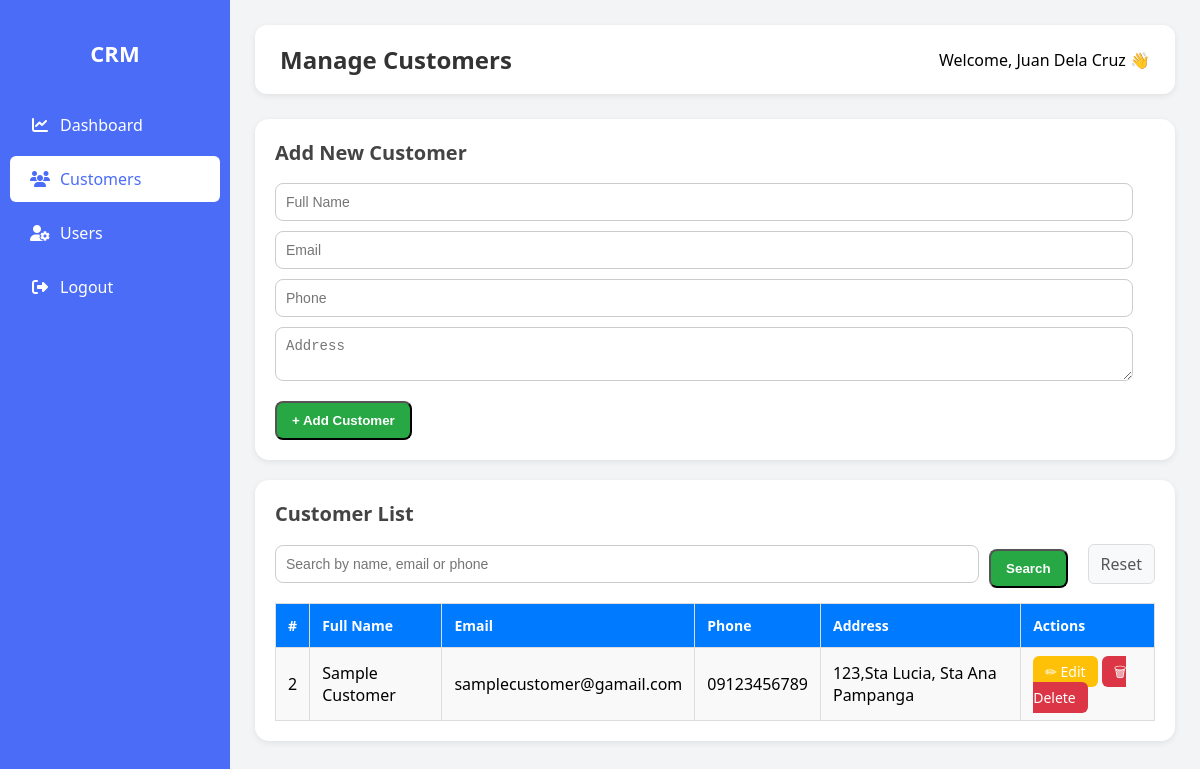
The app's page /customers.php (signed in) with its own data.
### tables this page shows
CREATE TABLE `customers` (
  `id` int(11) NOT NULL,
  `name` varchar(100) NOT NULL,
  `email` varchar(100) DEFAULT NULL,
  `phone` varchar(20) DEFAULT NULL,
  `address` text DEFAULT NULL,
  `created_at` timestamp NOT NULL DEFAULT current_timestamp()
);

### customers.php (the view, shortened to what this page needs)
<?php
include 'config.php';
$user_id = $_SESSION['user_id'];
$sql = "SELECT role FROM users WHERE id='$user_id' LIMIT 1";
$result = $conn->query($sql);
$user    = $result->fetch_assoc();
$role    = $user['role'];
if (isset($_GET['search']) && !empty($_GET['search'])) {
    $search = "%" . $_GET['search'] . "%";
    $stmt = $conn->prepare("SELECT * FROM customers WHERE name LIKE ? OR email LIKE ? OR phone LIKE ? ORDER BY id DESC");
    $stmt->bind_param("sss", $search, $search, $search);
    $stmt->execute();
    $result = $stmt->get_result();
    $stmt->close();
} else {
    $result = $conn->query("SELECT * FROM customers ORDER BY id DESC");
}
?>
<!DOCTYPE html>
<html lang="en">
<head>
    <link rel="stylesheet" href="https://cdnjs.cloudflare.com/ajax/libs/font-awesome/6.4.0/css/all.min.css">
</head>
<body>
    <div class="sidebar">
    <h2>CRM</h2>
     <a href="dashboard.php"><i class="fas fa-chart-line"></i> <span>Dashboard</span></a>
    <a href="customers.php" class="active"><i class="fas fa-users"></i> Customers</a>
    <?php if ($role === 'admin'): ?>
       <a href="users.php"><i class="fas fa-user-cog"></i> <span>Users</span></a>
    <?php endif; ?>
    <a href="logout.php"><i class="fas fa-sign-out-alt"></i> <span>Logout</span></a>
    </div>
    <div class="main-content">
        <div class="header">
            <h2>Manage Customers</h2>
            <span>Welcome, <?= htmlspecialchars($_SESSION['name']); ?> 👋</span>
        </div>
        <div class="card">
            <h3>Add New Customer</h3>
            <form method="POST">
                <input type="text" name="name" placeholder="Full Name" required><br>
                <input type="email" name="email" placeholder="Email"><br>
                <input type="text" name="phone" placeholder="Phone"><br>
                <textarea name="address" placeholder="Address"></textarea><br>
                <button type="submit" name="add_customer" class="btn-add">+ Add Customer</button>
            </form>
        </div>
        <div class="card">
            <h3>Customer List</h3>
            <form method="GET" class="search-bar">
                <input type="text" name="search" placeholder="Search by name, email or phone" value="<?= isset($_GET['search']) ? htmlspecialchars($_GET['search']) : '' ?>">
                <button type="submit" class="btn-add">Search</button>
                <a href="customers.php" class="cancel-btn">Reset</a>
            </form>
            <table>
                <tr>
                    <th>#</th>
                    <th>Full Name</th>
                    <th>Email</th>
                    <th>Phone</th>
                    <th>Address</th>
                    <th>Actions</th>
                </tr>
                <?php while ($row = $result->fetch_assoc()) { ?>
                <tr>
                    <td><?= $row['id']; ?></td>
                    <td><?= htmlspecialchars($row['name']); ?></td>
                    <td><?= htmlspecialchars($row['email']); ?></td>
                    <td><?= htmlspecialchars($row['phone']); ?></td>
                    <td><?= htmlspecialchars($row['address']); ?></td>
                    <td>
                        <a href="edit_customer.php?id=<?= $row['id']; ?>" class="btn btn-edit">✏ Edit</a>
                        <a href="customers.php?delete=<?= $row['id']; ?>" class="btn btn-delete" onclick="return confirm('Delete this customer?');">🗑 Delete</a>
                    </td>
                </tr>
                <?php } ?>
            </table>
        </div>
    </div>
</body>
</html>

### customers.php (style rules this page uses)
:root { --primary: #4a6cf7; --primary-dark: #3a5ad9; --secondary: #6c757d; --success: #28a745; --warning: #ffc107; --danger: #dc3545; --light: #f8f9fa; --dark: #343a40; --sidebar-width: 230px; --border-radius: 8px; --box-shadow: 0 4px 6px rgba(0, 0, 0, 0.1); --transition: all 0.3s ease; }
body { margin: 0; font-family: 'Segoe UI', Tahoma, Geneva, Verdana, sans-serif; display: flex; height: 100vh; background: #f3f4f6; }
.sidebar { width: var(--sidebar-width); background: var(--primary); color: white; display: flex; flex-direction: column; padding-top: 20px; transition: var(--transition); z-index: 1000; }
.sidebar h2 { text-align: center; margin-bottom: 30px; font-size: 22px; padding: 0 15px; }
.sidebar a { color: white; padding: 12px 20px; text-decoration: none; display: flex; align-items: center; transition: var(--transition); border-radius: 6px; margin: 4px 10px; }
.sidebar a i { margin-right: 10px; width: 20px; text-align: center; }
.sidebar a.active { background: white; color: var(--primary); }
.main-content { flex: 1; padding: 25px; overflow-y: auto; }
.header { background: white; padding: 18px 25px; border-radius: 12px; box-shadow: 0 2px 6px rgba(0,0,0,0.08); margin-bottom: 25px; display: flex; justify-content: space-between; align-items: center; }
.header h2 { margin: 0; font-size: 24px; color: #333; }
.card { background: white; padding: 20px; border-radius: 14px; box-shadow: 0 2px 6px rgba(0,0,0,0.08); margin-bottom: 20px; }
.card h3 { margin-top: 0; margin-bottom: 12px; font-size: 20px; color: #444; }
table { width: 100%; border-collapse: collapse; margin-top: 15px; }
table th, table td { border: 1px solid #ddd; padding: 12px; text-align: left; }
th { background: #007BFF; color: white; font-size: 14px; }
tr:nth-child(even) { background: #f9f9f9; }
.btn { padding: 6px 12px; border: none; border-radius: 6px; cursor: pointer; font-size: 14px; }
.btn-edit { background: #ffc107; color: white; text-decoration: none; }
.btn-delete { background: #dc3545; color: white; text-decoration: none; }
.btn-add { background: #28a745; color: white; padding: 10px 15px; margin-top: 10px; border-radius: 8px; display: inline-block; font-weight: bold; }
input, textarea { width: 95%; padding: 10px; margin: 5px 0; border: 1px solid #ccc; border-radius: 8px; font-size: 14px; }
.search-bar { margin-bottom: 15px; display: flex; gap: 10px; align-items: center; }
.search-bar input { flex: 1; margin: 0; }
.cancel-btn { margin-left: 10px; color: #555; text-decoration: none; padding: 8px 12px; border-radius: 6px; background: #f8f9fa; border: 1px solid #ddd; }

### records on screen
customers: id "2", name "Sample Customer", email "samplecustomer@gamail.com", phone "09123456789", address "123,Sta Lucia, Sta Ana Pampanga"

### other values on screen
$_SESSION['name'] "Juan Dela Cruz"
